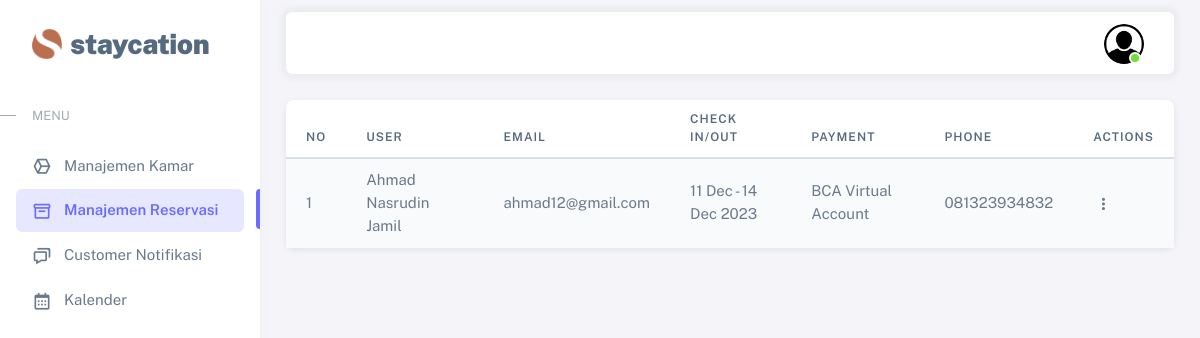
The app's page /dashboard/hotel/reservasi.php (signed in) with its own data.
### tables this page shows
CREATE TABLE `pemesanan` (
  `ID_PEMESANAN` int(11) NOT NULL,
  `EMAIL_TAMU` varchar(40) NOT NULL,
  `ID_HOTEL` int(11) NOT NULL,
  `ID_METODE_PEMBAYARAN` int(11) NOT NULL,
  `TGL_PEMESANAN` timestamp NOT NULL DEFAULT current_timestamp() ON UPDATE current_timestamp(),
  `TGL_CEKIN` datetime NOT NULL,
  `TGL_CEKOUT` datetime NOT NULL,
  `TOTAL_BIAYA` decimal(10,0) NOT NULL
);

CREATE TABLE `tamu` (
  `EMAIL_TAMU` varchar(40) NOT NULL,
  `PASSWORD` varchar(255) NOT NULL,
  `NAMA_TAMU` varchar(50) NOT NULL,
  `ALAMAT` varchar(50) NOT NULL,
  `NO_TELEPON_TAMU` varchar(15) NOT NULL,
  `TANGGAL_LAHIR` date NOT NULL,
  `FOTO` varchar(255) NOT NULL
);

CREATE TABLE `metode_pembayaran` (
  `ID_METODE_PEMBAYARAN` int(11) NOT NULL,
  `NAMA_METODE_PEMBAYARAN` enum('BCA Virtual Account','Credit Card','Mandiri Virtual Account') NOT NULL
);

### dashboard/hotel/reservasi.php (the view, shortened to what this page needs)
<?php
    include '../../controller/koneksi.php';
    include '../../partials/header-hotel.php'
?>
    <div class="content-wrapper">
      <div class="container-xxl flex-grow-1 container-p-y">
        <div class="card mb-4">
          <table class="table table-striped">
            <thead>
              <tr>
                <th>no</th>
                <th>User</th>
                <th>Email</th>
                <th>Check in/out</th>
                <th>Payment</th>
                <th>phone</th>
                <th>Actions</th>
              </tr>
            </thead>
            <tbody class="table-border-bottom-0">
            <?php
            $id_hotel = $_SESSION['id_hotel'];
            $query = "SELECT pemesanan.id_pemesanan,tamu.nama_tamu, tamu.email_tamu, pemesanan.tgl_cekin, pemesanan.tgl_cekout,
                    metode_pembayaran.nama_metode_pembayaran, tamu.no_telepon_tamu
                FROM pemesanan
                JOIN tamu ON pemesanan.email_tamu = tamu.email_tamu
                JOIN hotel ON pemesanan.id_hotel = hotel.id_hotel
                JOIN metode_pembayaran ON pemesanan.id_metode_pembayaran = metode_pembayaran.id_metode_pembayaran
                WHERE hotel.id_hotel = $id_hotel
                GROUP BY pemesanan.id_pemesanan
                ORDER BY pemesanan.tgl_cekin DESC";
            $result = $koneksi->query($query);
            if ($result->num_rows > 0) {
                $counter = 1;
                while ($row = $result->fetch_assoc()) {
                ?>
                <tr>
                    <td><?php echo $counter; ?> </td>
                    <td><?php echo $row['nama_tamu']; ?></td>
                    <td><?php echo $row['email_tamu']; ?></td>
                    <td><?php echo date('d M', strtotime($row["tgl_cekin"])) . ' - ' . date('d M Y', strtotime($row["tgl_cekout"])); ?></td>
                    <td><?php echo $row['nama_metode_pembayaran']; ?></td>
                    <td><?php echo $row['no_telepon_tamu']; ?></td>
                    <td>
                        <div class="dropdown">
                            <button type="button" class="btn p-0 dropdown-toggle hide-arrow" data-bs-toggle="dropdown">
                                <i class="bx bx-dots-vertical-rounded"></i>
                            </button>
                        </div>
                    </td>
                </tr>
                <?php
                    $counter++;
                }
            } else {
                echo '<tr><td colspan="9">Tidak ada data pemesanan.</td></tr>';
            }
            ?>
            </tbody>
          </table>
        </div>
    </div>
<?php
    include '../../partials/footer-hotel.php'
?>

### records on screen
pemesanan: EMAIL_TAMU.NAMA_TAMU "Ahmad Nasrudin Jamil", EMAIL_TAMU.EMAIL_TAMU "ahmad12@gmail.com", TGL_CEKIN "11 Dec", TGL_CEKOUT "14 Dec 2023", ID_METODE_PEMBAYARAN.NAMA_METODE_PEMBAYARAN "BCA Virtual Account", EMAIL_TAMU.NO_TELEPON_TAMU "081323934832"
